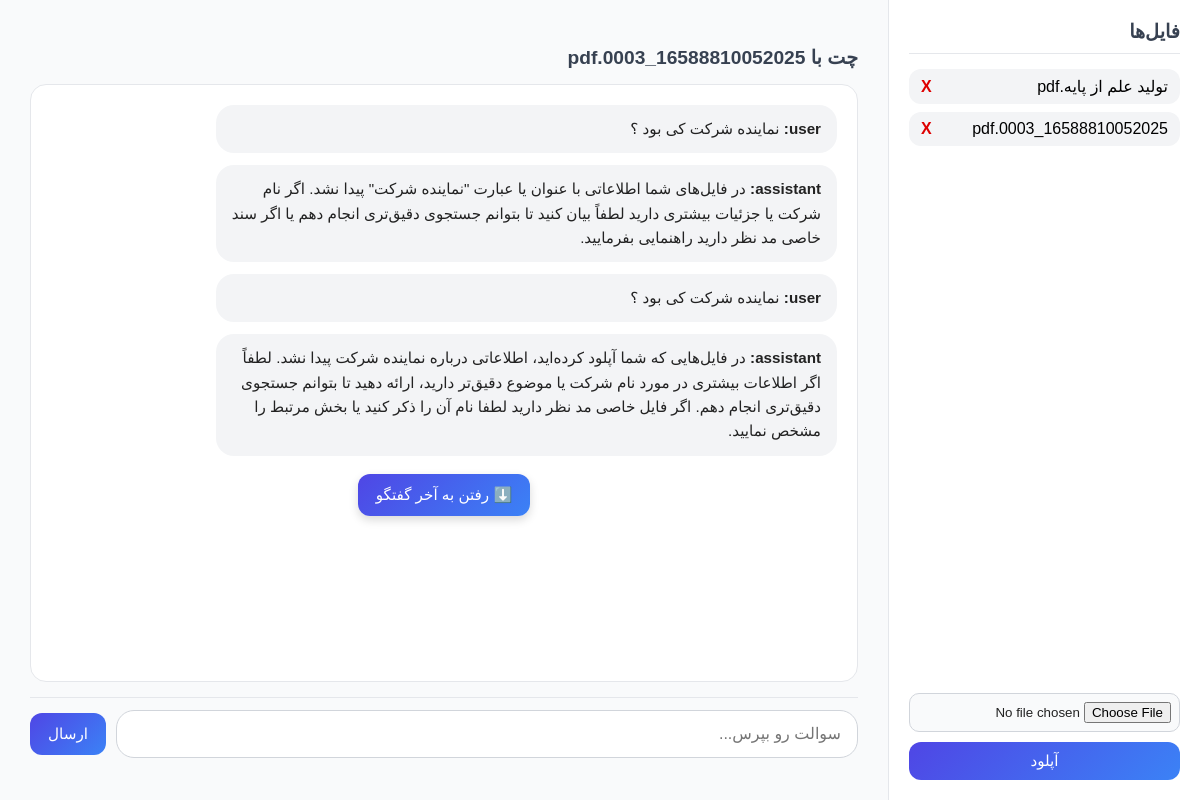
Screenshot of /ragchat/chat/8/ (signed in) with the database file from the repository.
### ragchat/models.py (models this page shows, shortened)
class FileChat(models.Model):
    user = models.ForeignKey(User, on_delete=models.CASCADE, related_name="file_chats")
    name = models.CharField(max_length=255)
    vector_store_id = models.CharField(max_length=255)
    created_at = models.DateTimeField(auto_now_add=True)

class Message(models.Model):
    file_chat = models.ForeignKey(FileChat, on_delete=models.CASCADE, related_name='messages')
    role = models.CharField(max_length=10, choices=(('user','user'),('assistant','assistant')))
    content = models.TextField()
    created_at = models.DateTimeField(auto_now_add=True)

### ragchat/views.py (the view, shortened to what this page needs)
# urls.py: path('chat/', views.chat_view, name='chat'),
@login_required
def chat_view(request, chat_id):
    chat = get_object_or_404(FileChat, id=chat_id, user=request.user)
    messages = chat.messages.all().order_by("created_at")
    chats = FileChat.objects.filter(user=request.user).order_by("-created_at")
    return render(
        request,
        "ragchat/chat.html",
        {"chat": chat, "messages": messages, "chats": chats},
    )

### ragchat/templates/ragchat/chat.html (shortened to what this page needs)
{% extends "ragchat/base.html" %}
{% block content %}
<h2>چت با {{ chat.name }}</h2>
<div class="chat-box">
    {% for m in messages %}
        <p><b>{{ m.role }}:</b> {{ m.content }}</p>
    {% endfor %}
    <div class="scroll-container">
        <button id="scroll-down-btn" class="scroll-btn">⬇️ رفتن به آخر گفتگو</button>
    </div>
</div>
<form method="post">
    <input type="text" name="question" placeholder="سوالت رو بپرس..." required>
    <button type="submit">ارسال</button>
</form>
{% endblock %}

### ragchat/templates/ragchat/base.html (shortened to what this page needs)
<!DOCTYPE html>
<html lang="fa">
<head>
    <link href="https://cdn.jsdelivr.net/gh/rastikerdar/vazir-font/dist/font-face.css" rel="stylesheet">
</head>
<body>
<div class="container">
    <div class="sidebar">
        <h3>فایل‌ها</h3>
        <ul>
            {% for c in chats %}
            <li><a href="{% url 'chat' c.id %}">{{ c.name }}</a>
                <a href="{% url 'delete_chat' c.id %}" class="delete">X</a>
            </li>
            {% endfor %}
        </ul>
        {% if chat %}
<form method="post" enctype="multipart/form-data" action="{% url 'chat' chat.id %}">
    <input type="file" name="file">
    <button type="submit">آپلود</button>
</form>
{% else %}
<form method="post" enctype="multipart/form-data" action="{% url 'index' %}">
    {% csrf_token %}
    <input type="file" name="file">
    <button type="submit">آپلود</button>
</form>
{% endif %}
    </div>
    <div class="content">
        {% block content %}{% endblock %}
    </div>
</div>
</body>
</html>

### ragchat/templates/ragchat/base.html (style rules this page uses)
body { margin: 0; font-family: 'Vazir', Tahoma, sans-serif; background: #f8f9fb; color: #222; display: flex; height: 100vh; direction: rtl; }
.container { display: flex; width: 100%; height: 100%; }
.sidebar { width: 280px; background: #ffffff; border-left: 1px solid #e5e7eb; padding: 20px; box-shadow: -2px 0 8px rgba(0, 0, 0, 0.05); display: flex; flex-direction: column; }
.sidebar h3 { margin: 0 0 15px; font-size: 1.2rem; color: #374151; border-bottom: 1px solid #e5e7eb; padding-bottom: 10px; }
.sidebar ul { list-style: none; padding: 0; margin: 0; flex-grow: 1; overflow-y: auto; }
.sidebar ul li { display: flex; justify-content: space-between; align-items: center; background: #f3f4f6; margin-bottom: 8px; padding: 8px 12px; border-radius: 12px; transition: background 0.2s; }
.sidebar ul li a { text-decoration: none; color: #000000; font-weight: 500; }
.sidebar ul li .delete { color: #de0000; font-weight: bold; text-decoration: none; margin-right: 10px; }
.sidebar form { margin-top: 20px; display: flex; flex-direction: column; gap: 10px; }
input[type="file"] { padding: 8px; border: 1px solid #d1d5db; border-radius: 10px; background: #f9fafb; cursor: pointer; }
button { background: linear-gradient(135deg, #4f46e5, #3b82f6); border: none; color: white; padding: 10px; font-size: 0.95rem; border-radius: 12px; cursor: pointer; transition: 0.2s ease-in-out; }
.content { flex-grow: 1; background: #f9fafb; padding: 30px; display: flex; flex-direction: column; overflow: hidden; }
.chat-box { background: #ffffff; border: 1px solid #e5e7eb; border-radius: 16px; padding: 20px; flex: 1 1 auto; overflow-y: auto; margin-bottom: 15px; display: flex; flex-direction: column; gap: 12px; }
.scroll-container { position: sticky; bottom: 8px; display: flex; justify-content: center; padding: 6px 0; pointer-events: none; }
.scroll-btn { background: #505050; color: #fff; border: none; border-radius: 20px; padding: 8px 14px; font-size: 0.9rem; cursor: pointer; box-shadow: 0 4px 10px rgba(0,0,0,0.15); pointer-events: auto; }
.chat-box p { margin: 0; max-width: 75%; padding: 12px 16px; border-radius: 18px; line-height: 1.6; font-size: 0.95rem; word-wrap: break-word; background: #f3f4f6; }
h2 { margin-bottom: 15px; font-size: 1.2rem; color: #374151; }
.content > form { display: flex; align-items: center; gap: 10px; border-top: 1px solid #e5e7eb; padding-top: 12px; padding-bottom: 12px; position: sticky; bottom: 0; background: #f9fafb; z-index: 5; }
.content input[name="question"] { flex-grow: 1; padding: 14px 16px; border: 1px solid #d1d5db; border-radius: 18px; background: #ffffff; font-size: 1rem; }
.content button { background: linear-gradient(135deg, #4f46e5, #3b82f6); border: none; color: white; padding: 12px 18px; font-size: 0.95rem; border-radius: 12px; cursor: pointer; transition: 0.2s ease-in-out; }

### rows the page displays
FileChat: name "تولید علم از پایه.pdf"
FileChat: name "16588810052025_0003.pdf"
Message: role "user", content "نماینده شرکت کی بود ؟"
Message: role "assistant", content "در فایل‌های شما اطلاعاتی با عنوان یا عبارت \"نماینده شرکت\" پیدا نشد. اگر نام شرکت یا جزئیات بیشتری دارید لطفاً بیان کنید تا بتوانم جستجوی دقیق‌تری انجام دهم یا اگر سند خاصی مد نظر دارید راهنمایی بفرمایید."
Message: role "user", content "نماینده شرکت کی بود ؟"
Message: role "assistant", content "در فایل‌هایی که شما آپلود کرده‌اید، اطلاعاتی درباره نماینده شرکت پیدا نشد. لطفاً اگر اطلاعات بیشتری در مورد نام شرکت یا موضوع دقیق‌تر دارید، ارائه دهید تا بتوانم جستجوی دقیق‌تری انجام دهم. اگر فایل خاصی مد نظر دارید لطفا نام آن را ذکر کنید یا بخش مرتبط را مشخص نمایید."
